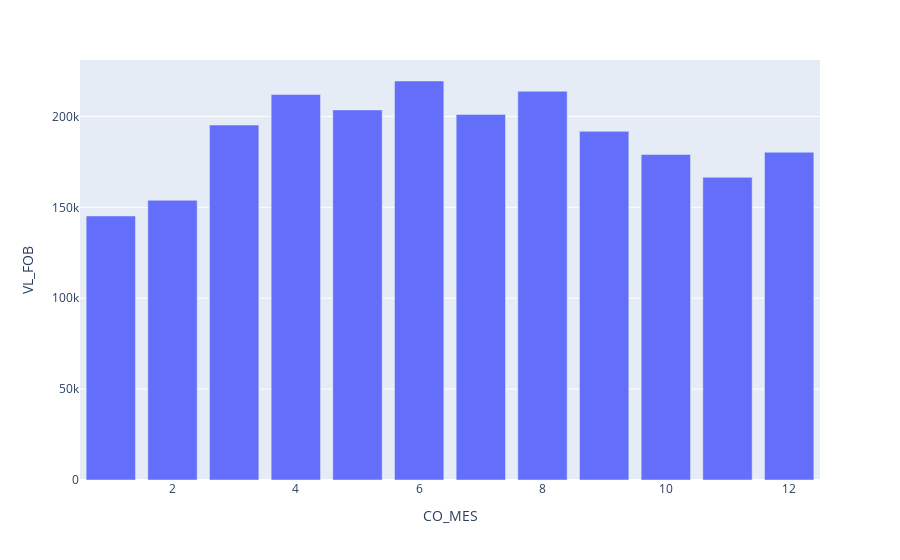

Source (notebook cell):
### Code cell
fig = px.bar(data.groupby(by = 'CO_MES')['VL_FOB'].mean().reset_index(), x='CO_MES', y='VL_FOB')
fig.show()

### Figure 1 — Plotly figure (JSON) as saved in the notebook; plotly's stock layout.template omitted (floating-point values rounded to 4 significant figures)
{"data": [{"alignmentgroup": "True", "hovertemplate": "CO_MES=%{x}<br>VL_FOB=%{y}<extra></extra>", "legendgroup": "", "marker": {"color": "#636efa", "pattern": {"shape": ""}}, "name": "", "offsetgroup": "", "orientation": "v", "showlegend": false, "textposition": "auto", "type": "bar", "x": [1, 2, 3, 4, 5, 6, 7, 8, 9, 10, 11, 12], "xaxis": "x", "y": [145200.0, 153900.0, 195300.0, 212000.0, 203600.0, 219500.0, 201100.0, 213900.0, 191800.0, 179100.0, 166500.0, 180300.0], "yaxis": "y"}], "layout": {"barmode": "relative", "legend": {"tracegroupgap": 0}, "margin": {"t": 60}, "xaxis": {"anchor": "y", "domain": [0, 1], "title": {"text": "CO_MES"}}, "yaxis": {"anchor": "x", "domain": [0, 1], "title": {"text": "VL_FOB"}}}}
